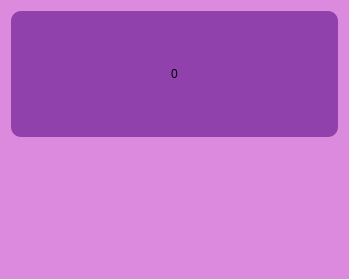
<?xml version="1.0" encoding="UTF-8"?>
<ui version="4.0">
 <class>RadioBtnLable</class>
 <widget class="QWidget" name="RadioBtnLable">
  <property name="geometry">
   <rect>
    <x>0</x>
    <y>0</y>
    <width>349</width>
    <height>279</height>
   </rect>
  </property>
  <property name="windowTitle">
   <string>RadioBtnLable</string>
  </property>
  <property name="styleSheet">
   <string notr="true">background-color:rgb(220, 138, 221);border-radius:15px;</string>
  </property>
  <layout class="QVBoxLayout" name="verticalLayout">
   <item>
    <widget class="QLabel" name="label">
     <property name="sizePolicy">
      <sizepolicy hsizetype="Preferred" vsizetype="Expanding">
       <horstretch>0</horstretch>
       <verstretch>0</verstretch>
      </sizepolicy>
     </property>
     <property name="minimumSize">
      <size>
       <width>0</width>
       <height>0</height>
      </size>
     </property>
     <property name="styleSheet">
      <string notr="true">background-color:rgb(145, 65, 172);
border-radius: 10px;
text-align: center;
</string>
     </property>
     <property name="text">
      <string>0</string>
     </property>
     <property name="textFormat">
      <enum>Qt::AutoText</enum>
     </property>
     <property name="scaledContents">
      <bool>true</bool>
     </property>
     <property name="alignment">
      <set>Qt::AlignCenter</set>
     </property>
     <property name="wordWrap">
      <bool>false</bool>
     </property>
     <property name="margin">
      <number>0</number>
     </property>
    </widget>
   </item>
   <item>
    <layout class="QVBoxLayout" name="verticalLayout_3">
     <item>
      <layout class="QVBoxLayout" name="verticalLayout_2">
       <item>
        <widget class="QScrollArea" name="scrollArea">
         <property name="enabled">
          <bool>true</bool>
         </property>
         <property name="widgetResizable">
          <bool>true</bool>
         </property>
         <widget class="QWidget" name="scrollAreaWidgetContents">
          <property name="enabled">
           <bool>true</bool>
          </property>
          <property name="geometry">
           <rect>
            <x>0</x>
            <y>0</y>
            <width>327</width>
            <height>123</height>
           </rect>
          </property>
          <layout class="QVBoxLayout" name="verticalLayout_4"/>
         </widget>
        </widget>
       </item>
      </layout>
     </item>
    </layout>
   </item>
  </layout>
 </widget>
 <resources/>
 <connections/>
</ui>
